Frame 1 (no input): blank canvas, image omitted
Frame 60 (the mouse pressed at the canvas centre just before this capture): blank canvas, image omitted
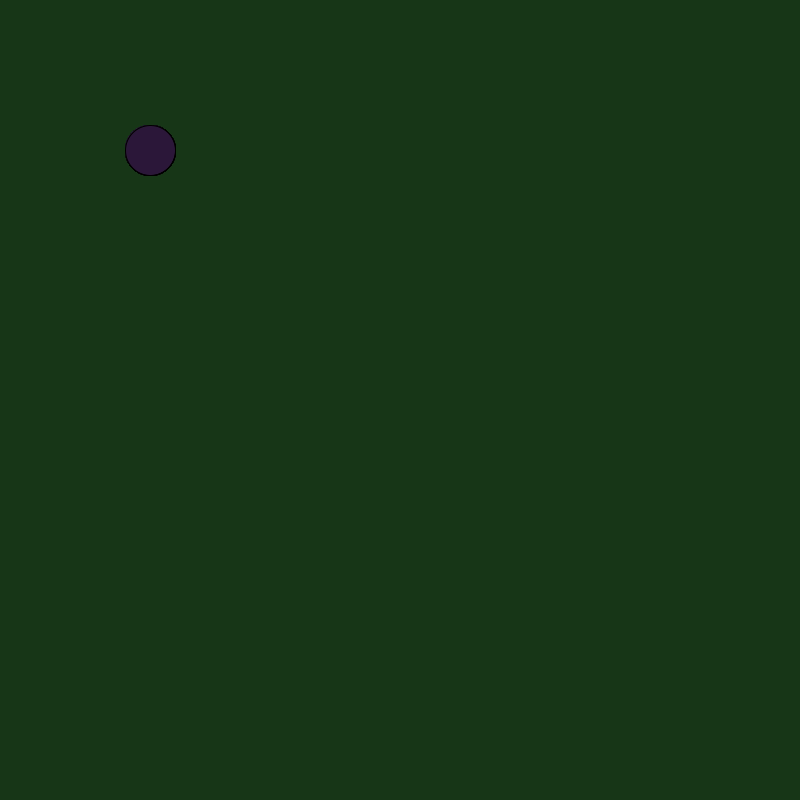
Frame 120 (the mouse held since frame 60 and released just before this capture)

The Processing sketch whose frames 1 and 60 were blank and that drew this single picture after the mouse press (run headless with seeded random() and noise(); from frame 60 on, the mouse is pressed at the canvas centre):

// Processing sketch: sketch_logicaldot
// ── sketch_logicaldot.pde
void setup(){
size(800,800);
background(23,54,23);
}
void draw(){
if(mousePressed){
fill(43,23,57);
ellipse(150,150,50,50);
}
}
